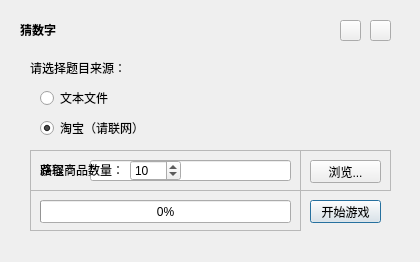
<?xml version="1.0" encoding="UTF-8"?>
<ui version="4.0">
 <class>Dialog</class>
 <widget class="QDialog" name="Dialog">
  <property name="geometry">
   <rect>
    <x>0</x>
    <y>0</y>
    <width>420</width>
    <height>262</height>
   </rect>
  </property>
  <property name="windowTitle">
   <string>猜数字</string>
  </property>
  <property name="styleSheet">
   <string notr="true"/>
  </property>
  <widget class="QRadioButton" name="radioButton_2">
   <property name="geometry">
    <rect>
     <x>40</x>
     <y>120</y>
     <width>111</width>
     <height>16</height>
    </rect>
   </property>
   <property name="styleSheet">
    <string notr="true"/>
   </property>
   <property name="text">
    <string>淘宝（请联网）</string>
   </property>
   <property name="checked">
    <bool>true</bool>
   </property>
  </widget>
  <widget class="QPushButton" name="pushButton">
   <property name="geometry">
    <rect>
     <x>310</x>
     <y>200</y>
     <width>71</width>
     <height>23</height>
    </rect>
   </property>
   <property name="styleSheet">
    <string notr="true"/>
   </property>
   <property name="text">
    <string>开始游戏</string>
   </property>
  </widget>
  <widget class="QLabel" name="label">
   <property name="geometry">
    <rect>
     <x>30</x>
     <y>60</y>
     <width>361</width>
     <height>16</height>
    </rect>
   </property>
   <property name="styleSheet">
    <string notr="true"/>
   </property>
   <property name="text">
    <string>请选择题目来源：</string>
   </property>
  </widget>
  <widget class="QRadioButton" name="radioButton">
   <property name="geometry">
    <rect>
     <x>40</x>
     <y>90</y>
     <width>89</width>
     <height>16</height>
    </rect>
   </property>
   <property name="styleSheet">
    <string notr="true">QRadioButton::indicator {
color: rgb(133, 153, 216);
}</string>
   </property>
   <property name="text">
    <string>文本文件</string>
   </property>
   <property name="checked">
    <bool>false</bool>
   </property>
  </widget>
  <widget class="QFrame" name="frame">
   <property name="geometry">
    <rect>
     <x>30</x>
     <y>150</y>
     <width>361</width>
     <height>41</height>
    </rect>
   </property>
   <property name="frameShape">
    <enum>QFrame::StyledPanel</enum>
   </property>
   <property name="frameShadow">
    <enum>QFrame::Raised</enum>
   </property>
   <widget class="QLabel" name="label_2">
    <property name="geometry">
     <rect>
      <x>10</x>
      <y>10</y>
      <width>54</width>
      <height>20</height>
     </rect>
    </property>
    <property name="text">
     <string>路径：</string>
    </property>
   </widget>
   <widget class="QLineEdit" name="lineEdit">
    <property name="geometry">
     <rect>
      <x>60</x>
      <y>10</y>
      <width>201</width>
      <height>21</height>
     </rect>
    </property>
   </widget>
   <widget class="QPushButton" name="pushButton_2">
    <property name="geometry">
     <rect>
      <x>280</x>
      <y>10</y>
      <width>71</width>
      <height>23</height>
     </rect>
    </property>
    <property name="styleSheet">
     <string notr="true"/>
    </property>
    <property name="text">
     <string>浏览...</string>
    </property>
   </widget>
  </widget>
  <widget class="QFrame" name="frame_2">
   <property name="geometry">
    <rect>
     <x>30</x>
     <y>150</y>
     <width>271</width>
     <height>81</height>
    </rect>
   </property>
   <property name="frameShape">
    <enum>QFrame::StyledPanel</enum>
   </property>
   <property name="frameShadow">
    <enum>QFrame::Raised</enum>
   </property>
   <widget class="QSpinBox" name="spinBox">
    <property name="geometry">
     <rect>
      <x>100</x>
      <y>10</y>
      <width>51</width>
      <height>21</height>
     </rect>
    </property>
    <property name="maximum">
     <number>15</number>
    </property>
    <property name="value">
     <number>10</number>
    </property>
   </widget>
   <widget class="QLabel" name="label_3">
    <property name="geometry">
     <rect>
      <x>10</x>
      <y>10</y>
      <width>91</width>
      <height>20</height>
     </rect>
    </property>
    <property name="text">
     <string>获取商品数量：</string>
    </property>
   </widget>
   <widget class="QProgressBar" name="progressBar">
    <property name="geometry">
     <rect>
      <x>10</x>
      <y>50</y>
      <width>251</width>
      <height>23</height>
     </rect>
    </property>
    <property name="maximum">
     <number>1000</number>
    </property>
    <property name="value">
     <number>0</number>
    </property>
   </widget>
  </widget>
  <widget class="QLabel" name="label_4">
   <property name="geometry">
    <rect>
     <x>20</x>
     <y>20</y>
     <width>91</width>
     <height>21</height>
    </rect>
   </property>
   <property name="text">
    <string>&lt;html&gt;&lt;head/&gt;&lt;body&gt;&lt;p&gt;&lt;span style=&quot; font-weight:600;&quot;&gt;猜数字&lt;/span&gt;&lt;/p&gt;&lt;/body&gt;&lt;/html&gt;</string>
   </property>
  </widget>
  <widget class="QPushButton" name="pushButton_3">
   <property name="geometry">
    <rect>
     <x>370</x>
     <y>20</y>
     <width>21</width>
     <height>21</height>
    </rect>
   </property>
   <property name="text">
    <string/>
   </property>
  </widget>
  <widget class="QPushButton" name="pushButton_4">
   <property name="geometry">
    <rect>
     <x>340</x>
     <y>20</y>
     <width>21</width>
     <height>21</height>
    </rect>
   </property>
   <property name="text">
    <string/>
   </property>
  </widget>
  <zorder>frame</zorder>
  <zorder>frame_2</zorder>
  <zorder>radioButton_2</zorder>
  <zorder>pushButton</zorder>
  <zorder>label</zorder>
  <zorder>radioButton</zorder>
  <zorder>label_4</zorder>
  <zorder>pushButton_3</zorder>
  <zorder>pushButton_4</zorder>
 </widget>
 <resources/>
 <connections>
  <connection>
   <sender>pushButton_3</sender>
   <signal>clicked()</signal>
   <receiver>Dialog</receiver>
   <slot>reject()</slot>
   <hints>
    <hint type="sourcelabel">
     <x>375</x>
     <y>45</y>
    </hint>
    <hint type="destinationlabel">
     <x>209</x>
     <y>130</y>
    </hint>
   </hints>
  </connection>
 </connections>
</ui>
